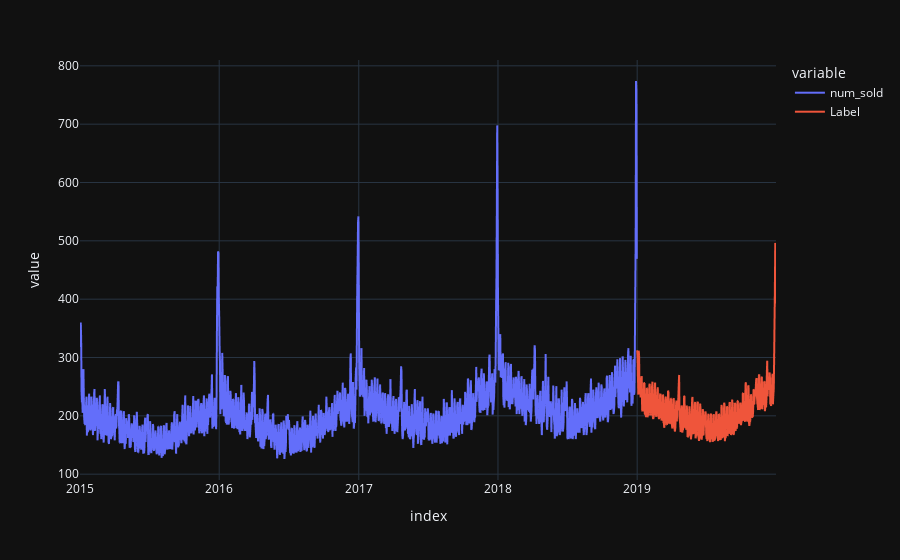

Notebook code cell kept with this figure:
### Code cell
concat_df = pd.concat([data,predictions_future], axis=0)
concat_df_i = pd.date_range(start='2015-01-01', end = '2019-12-31', freq = 'D')
concat_df.set_index(concat_df_i, inplace=True)
fig = px.line(concat_df, x=concat_df.index, y=["num_sold", "Label"], template = 'plotly_dark')
fig.show()

### Figure 1 — Plotly figure (JSON) as saved in the notebook; plotly's stock layout.template omitted (floating-point values rounded to 4 significant figures; data arrays with more than 128 entries replaced by an {"elided": "..."} marker saying what was removed)
{"data": [{"hovertemplate": "variable=num_sold<br>index=%{x}<br>value=%{y}<extra></extra>", "legendgroup": "num_sold", "line": {"color": "#636efa", "dash": "solid"}, "marker": {"symbol": "circle"}, "mode": "lines", "name": "num_sold", "showlegend": true, "type": "scattergl", "x": {"elided": "1826 str values"}, "xaxis": "x", "y": {"elided": "1826 int values"}, "yaxis": "y"}, {"hovertemplate": "variable=Label<br>index=%{x}<br>value=%{y}<extra></extra>", "legendgroup": "Label", "line": {"color": "#EF553B", "dash": "solid"}, "marker": {"symbol": "circle"}, "mode": "lines", "name": "Label", "showlegend": true, "type": "scattergl", "x": {"elided": "1826 str values"}, "xaxis": "x", "y": {"elided": "1826 float values"}, "yaxis": "y"}], "layout": {"autosize": true, "legend": {"title": {"text": "variable"}, "tracegroupgap": 0}, "margin": {"t": 60}, "xaxis": {"anchor": "y", "autorange": true, "domain": [0, 1], "range": ["2015-01-01", "2019-12-31"], "title": {"text": "index"}, "type": "date"}, "yaxis": {"anchor": "x", "autorange": true, "domain": [0, 1], "range": [90, 810], "title": {"text": "value"}, "type": "linear"}}}
